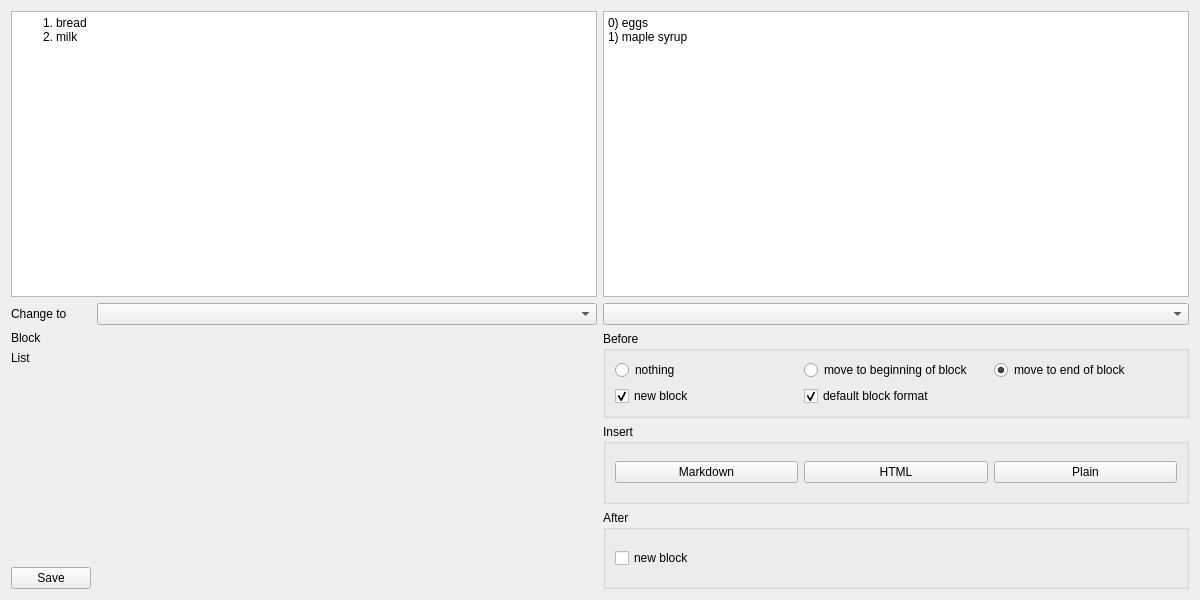
<?xml version="1.0" encoding="UTF-8"?>
<ui version="4.0">
 <class>Widget</class>
 <widget class="QWidget" name="Widget">
  <property name="geometry">
   <rect>
    <x>0</x>
    <y>0</y>
    <width>1200</width>
    <height>600</height>
   </rect>
  </property>
  <property name="windowTitle">
   <string>Try inserting (or dragging) text on right into text on left</string>
  </property>
  <layout class="QGridLayout" name="gridLayout">
   <item row="0" column="0">
    <widget class="QTextEdit" name="textEdit">
     <property name="html">
      <string>&lt;!DOCTYPE HTML PUBLIC &quot;-//W3C//DTD HTML 4.0//EN&quot; &quot;http://www.w3.org/TR/REC-html40/strict.dtd&quot;&gt;
&lt;html&gt;&lt;head&gt;&lt;meta name=&quot;qrichtext&quot; content=&quot;1&quot; /&gt;&lt;meta charset=&quot;utf-8&quot; /&gt;&lt;style type=&quot;text/css&quot;&gt;
p, li { white-space: pre-wrap; }
hr { height: 1px; border-width: 0; }
li.unchecked::marker { content: &quot;\2610&quot;; }
li.checked::marker { content: &quot;\2612&quot;; }
&lt;/style&gt;&lt;/head&gt;&lt;body style=&quot; font-family:'Sans Serif'; font-size:9pt; font-weight:400; font-style:normal;&quot;&gt;
&lt;ol style=&quot;margin-top: 0px; margin-bottom: 0px; margin-left: 0px; margin-right: 0px; -qt-list-indent: 1;&quot;&gt;
&lt;li style=&quot; margin-top:12px; margin-bottom:0px; margin-left:0px; margin-right:0px; -qt-block-indent:0; text-indent:0px;&quot;&gt;bread&lt;/li&gt;
&lt;li style=&quot; margin-top:0px; margin-bottom:12px; margin-left:0px; margin-right:0px; -qt-block-indent:0; text-indent:0px;&quot;&gt;milk&lt;/li&gt;&lt;/ol&gt;&lt;/body&gt;&lt;/html&gt;</string>
     </property>
    </widget>
   </item>
   <item row="0" column="1">
    <widget class="QPlainTextEdit" name="plainTextEdit">
     <property name="plainText">
      <string>0) eggs
1) maple syrup</string>
     </property>
    </widget>
   </item>
   <item row="1" column="0">
    <layout class="QFormLayout" name="formLayout">
     <item row="2" column="0">
      <widget class="QLabel" name="label">
       <property name="text">
        <string>List</string>
       </property>
      </widget>
     </item>
     <item row="2" column="1">
      <widget class="QLabel" name="listDesc">
       <property name="text">
        <string/>
       </property>
       <property name="textFormat">
        <enum>Qt::PlainText</enum>
       </property>
       <property name="wordWrap">
        <bool>true</bool>
       </property>
      </widget>
     </item>
     <item row="0" column="1">
      <widget class="QComboBox" name="richTextCB"/>
     </item>
     <item row="0" column="0">
      <widget class="QLabel" name="label_2">
       <property name="text">
        <string>Change to</string>
       </property>
      </widget>
     </item>
     <item row="1" column="0">
      <widget class="QLabel" name="label_3">
       <property name="text">
        <string>Block</string>
       </property>
      </widget>
     </item>
     <item row="1" column="1">
      <widget class="QLabel" name="blockDesc">
       <property name="text">
        <string/>
       </property>
      </widget>
     </item>
     <item row="4" column="0">
      <widget class="QPushButton" name="saveButton">
       <property name="text">
        <string>Save</string>
       </property>
      </widget>
     </item>
     <item row="3" column="0">
      <spacer name="verticalSpacer">
       <property name="orientation">
        <enum>Qt::Vertical</enum>
       </property>
       <property name="sizeHint" stdset="0">
        <size>
         <width>20</width>
         <height>40</height>
        </size>
       </property>
      </spacer>
     </item>
    </layout>
   </item>
   <item row="1" column="1">
    <layout class="QVBoxLayout" name="verticalLayout">
     <item>
      <widget class="QComboBox" name="plainTextCB"/>
     </item>
     <item>
      <widget class="QGroupBox" name="groupBox_2">
       <property name="title">
        <string>Before</string>
       </property>
       <layout class="QGridLayout" name="gridLayout_2">
        <item row="4" column="0">
         <widget class="QCheckBox" name="newBlockBeforeCB">
          <property name="text">
           <string>new block</string>
          </property>
          <property name="checked">
           <bool>true</bool>
          </property>
         </widget>
        </item>
        <item row="0" column="2">
         <widget class="QRadioButton" name="moveToEndRB">
          <property name="text">
           <string>move to end of block</string>
          </property>
          <property name="checked">
           <bool>true</bool>
          </property>
         </widget>
        </item>
        <item row="0" column="1">
         <widget class="QRadioButton" name="moveToBeginningRB">
          <property name="text">
           <string>move to beginning of block</string>
          </property>
         </widget>
        </item>
        <item row="0" column="0">
         <widget class="QRadioButton" name="radioButton">
          <property name="text">
           <string>nothing</string>
          </property>
         </widget>
        </item>
        <item row="4" column="1">
         <widget class="QCheckBox" name="defaultBlockFormatCB">
          <property name="text">
           <string>default block format</string>
          </property>
          <property name="checked">
           <bool>true</bool>
          </property>
         </widget>
        </item>
       </layout>
      </widget>
     </item>
     <item>
      <widget class="QGroupBox" name="groupBox">
       <property name="title">
        <string>Insert</string>
       </property>
       <layout class="QHBoxLayout" name="horizontalLayout">
        <item>
         <widget class="QPushButton" name="insertMarkdownButton">
          <property name="text">
           <string>Markdown</string>
          </property>
         </widget>
        </item>
        <item>
         <widget class="QPushButton" name="insertHtmlButton">
          <property name="text">
           <string>HTML</string>
          </property>
         </widget>
        </item>
        <item>
         <widget class="QPushButton" name="insertPlainButton">
          <property name="text">
           <string>Plain</string>
          </property>
         </widget>
        </item>
       </layout>
      </widget>
     </item>
     <item>
      <widget class="QGroupBox" name="groupBox_3">
       <property name="title">
        <string>After</string>
       </property>
       <layout class="QVBoxLayout" name="verticalLayout_3">
        <item>
         <widget class="QCheckBox" name="newBlockAfterCB">
          <property name="text">
           <string>new block</string>
          </property>
          <property name="checked">
           <bool>false</bool>
          </property>
         </widget>
        </item>
       </layout>
      </widget>
     </item>
    </layout>
   </item>
  </layout>
 </widget>
 <resources/>
 <connections/>
</ui>
